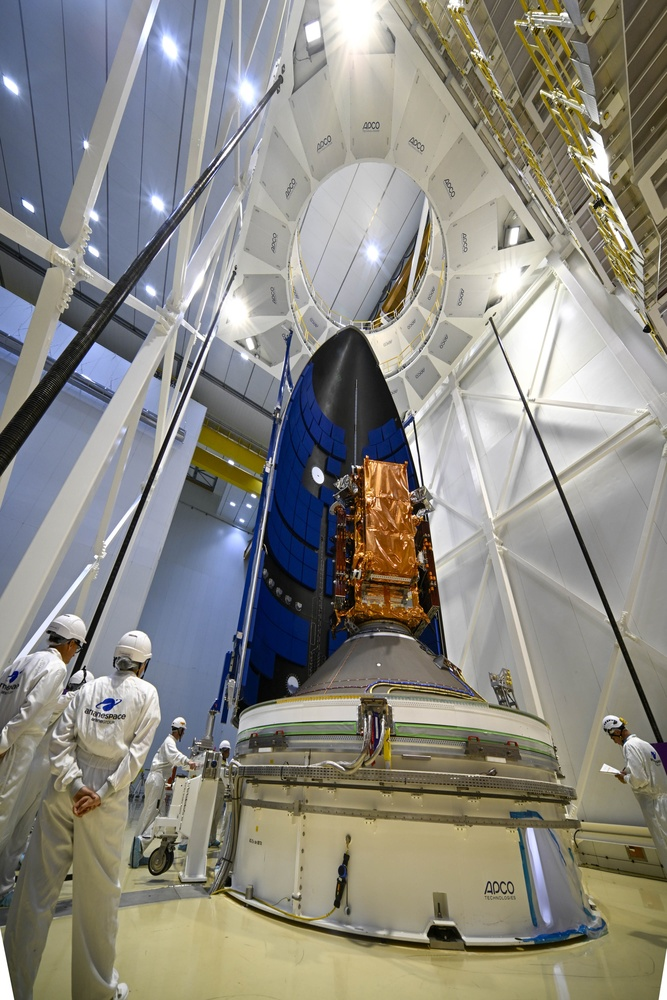
#> input picture media/tests/esa.jpg, 667 x 1000 px, shrunk from 3333 x 5000 before the run
$ python grain.py ../../media/tests/esa.jpg
#> lines starting #> are read from the running program, lines starting #| are printed output that depends on the picture
#> further down, img is the input picture: shape (1000, 667, 3); mean B, G, R 129.4, 136.9, 138.7
#> `img_hls = cv.cvtColor(img, cv.COLOR_BGR2HLS_FULL)`: img_hls: shape (1000, 667, 3); mean of channels 0, 1, 2 71.3, 134, 47.3
import argparse
import os
import json
import re
import cv2 as cv
import numpy as np

def add_multiscale_grain(image, scales=(1, 0.2, 0.4, ), intensity=0.4, grain_amplitude=0.18):
    """
    multiscale grain, input in HLS color space
    """
#> called with intensity = 0.4, grain_amplitude = 0.18
    if image.dtype != np.float32:
        image = image.astype(np.float32) / 255.1
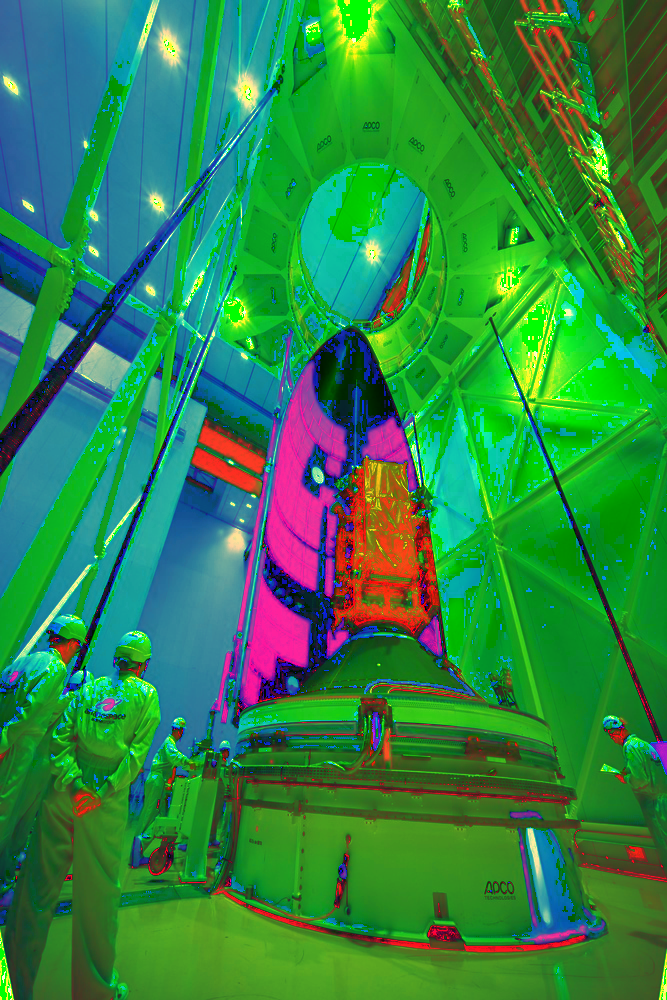
#> image: shape (1000, 667, 3) float32; mean of channels 0, 1, 2 0.28, 0.526, 0.186; drawn as B, G, R

    h, w, c = image.shape
#> h = 1000; w = 667; c = 3
    total_noise = np.zeros((h, w, c), dtype=np.float32)

    for scale in scales:
        nh, nw = int(h * scale), int(w * scale)
        noise = np.random.normal(0, grain_amplitude, (nh, nw, c)).astype(np.float32)
        noise = cv.resize(noise, (w, h), interpolation=cv.INTER_CUBIC)
        total_noise += noise
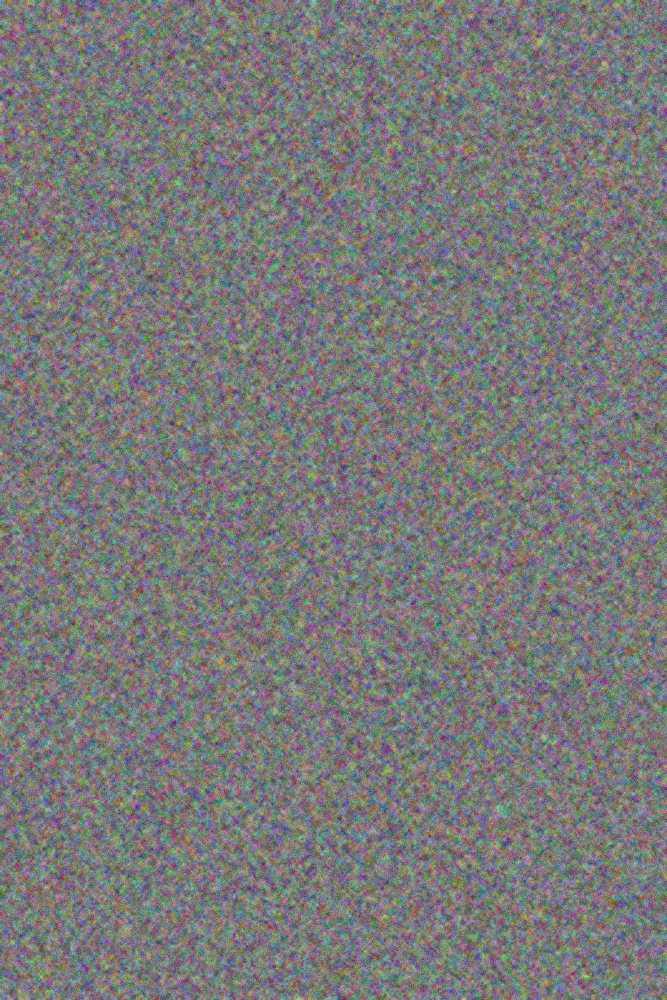
#> total_noise: shape (1000, 667, 3) float32; mean of channels 0, 1, 2 -0.000995, 0.000192, -0.000324; drawn with min black and max white

    total_noise /= len(scales)
    total_noise = cv.GaussianBlur(total_noise, (3, 3), 0)
    #cv.imwrite("media/tests/grain/esa_multiscale_noise.jpg", cv.cvtColor((total_noise * 255).astype(np.uint8), cv.COLOR_HLS2BGR_FULL))

    chanel_scale = np.array([0.2, 0.6, 2.3], dtype=np.float32).reshape(1, 1, 3) ##hardcoded but it makes the most sense, different values do not look good
#> chanel_scale = [[0.2, 0.6, 2.3]]
    total_noise *= chanel_scale
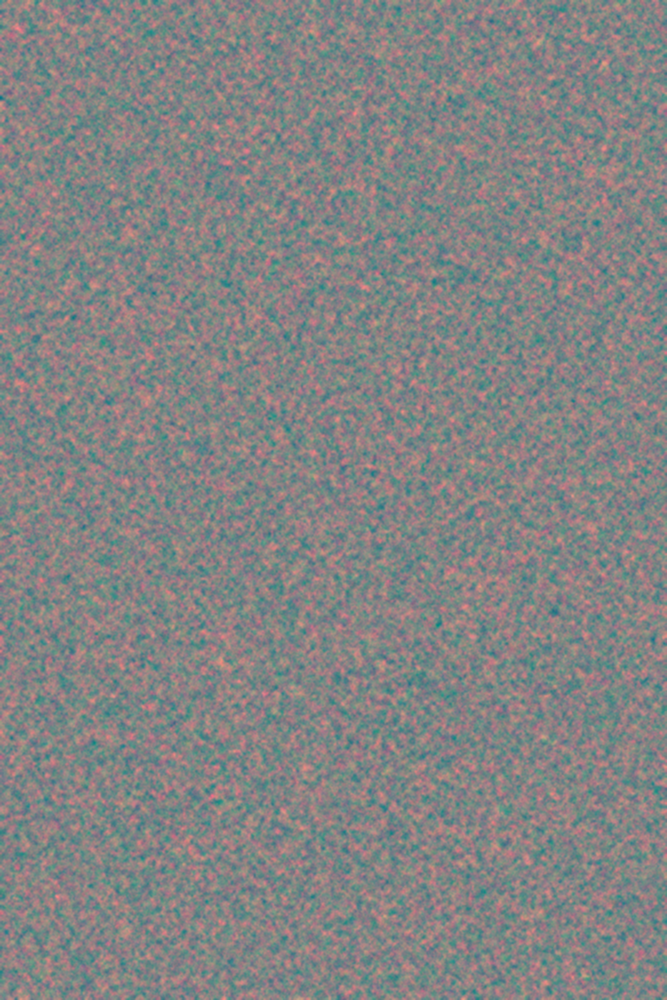
#> total_noise: shape (1000, 667, 3) float32; mean of channels 0, 1, 2 -6.65e-05, 3.77e-05, -0.000254; drawn with min black and max white


    blended = cv.addWeighted(image, 1.0, total_noise, intensity, 0)
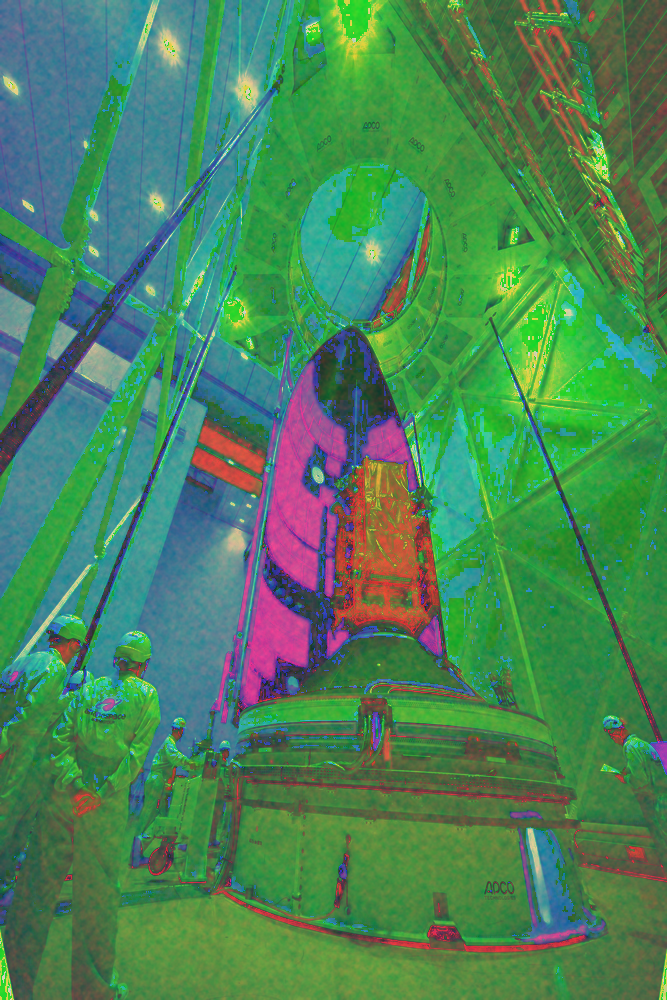
#> blended: shape (1000, 667, 3) float32; mean of channels 0, 1, 2 0.28, 0.525, 0.185; drawn with min black and max white
    blended = np.clip(blended, 0, 1)
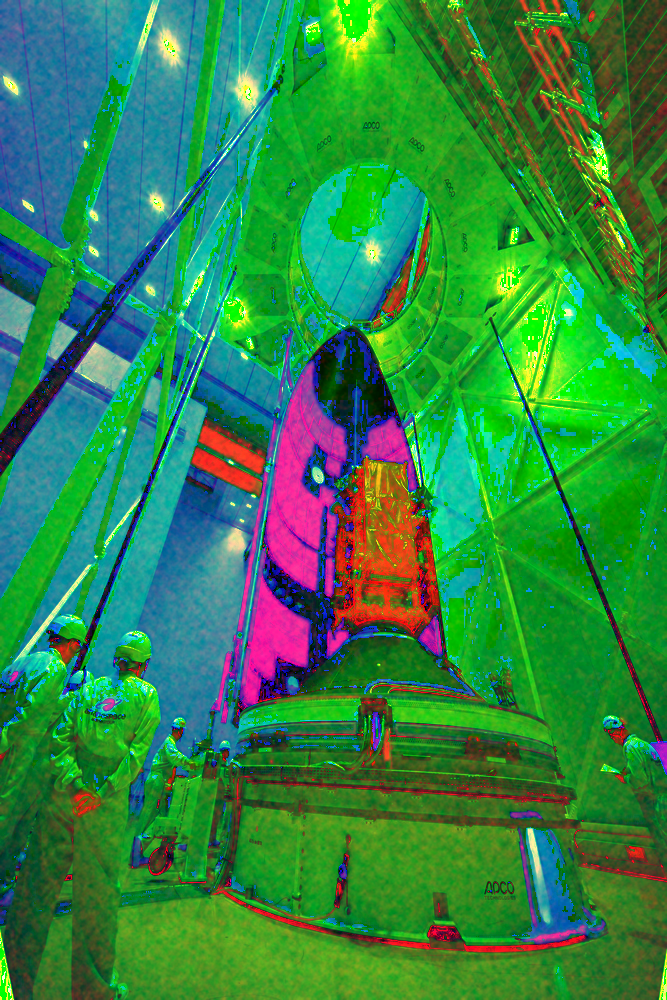
#> blended: shape (1000, 667, 3) float32; mean of channels 0, 1, 2 0.28, 0.525, 0.189; drawn as B, G, R

    return (blended * 255).astype(np.uint8)


class Scales:
    def __init__(self, values):
        self.values = tuple(float(v) for v in values)

    @classmethod
    def from_string(cls, s: str):
        # split by commas and/or whitespace
        parts = [p for p in re.split(r"[,\s]+", s.strip()) if p != ""]
        return cls(parts)

    def __iter__(self):
        return iter(self.values)

    def __len__(self):
        return len(self.values)

    def __repr__(self):
        return f"Scales({self.values})"


if __name__ == "__main__":


    # create output folder if not exists
    working_directory = os.getcwd()
    folder_name = os.path.join(working_directory, "wwwroot")
    folder_name = os.path.join(folder_name, "output_grain")
    os.makedirs(folder_name, exist_ok=True)

    parser = argparse.ArgumentParser(description="Add multiscale grain to an image (expects BGR input). The script converts to HLS, adds grain and saves output.")
    parser.add_argument("input_path", help="Input image path")
    # Example usages:
    # --scale 1 0.2 0.4
    # --scale "1, 0.2, 0.4"
    # Also accepts a single comma/space-separated string for backward compatibility.
    parser.add_argument("--scale", nargs='+', default="1 0.2 0.4", help="Scales for multiscale noise: eg. '1 0.2 0.4' or '1,0.2,0.4'")
    parser.add_argument("--intensity", type=float, default=0.4, help="Blend intensity for the grain")
    parser.add_argument("--grain_amplitude", type=float, default=0.18, help="Standard deviation for gaussian noise at each scale")

    args = parser.parse_args()

    image_path = args.input_path
    output_path = folder_name + '/' + os.path.basename(image_path).split('.')[0] + "_" + "-".join(args.scale) + "_" + str(args.intensity) + "_" + str(args.grain_amplitude) + ".png"

    img = cv.imread(image_path)
    if img is None:
        raise FileNotFoundError(f"No input file was found: {image_path}")

    # convert to HLS as function expects HLS input
    img_hls = cv.cvtColor(img, cv.COLOR_BGR2HLS_FULL)

    # parse scales: support both a list of values (unquoted usage) and a single string
    if isinstance(args.scale, str):
        scales_obj = Scales.from_string(args.scale)
    else:
        # argparse will produce a list when nargs='+' is used; ensure floats
        scales_obj = Scales(args.scale)

    multiscale_grainy_img = add_multiscale_grain(img_hls, scales=scales_obj, intensity=args.intensity, grain_amplitude=args.grain_amplitude)

    # convert back to BGR for saving
    saved = cv.cvtColor(multiscale_grainy_img, cv.COLOR_HLS2BGR_FULL)

    ok = cv.imwrite(output_path, saved)
    if not ok:
        raise IOError(f"Failed to save file: {output_path}")

    result = {
        "filename": os.path.basename(output_path),
    }
    print(json.dumps(result))
